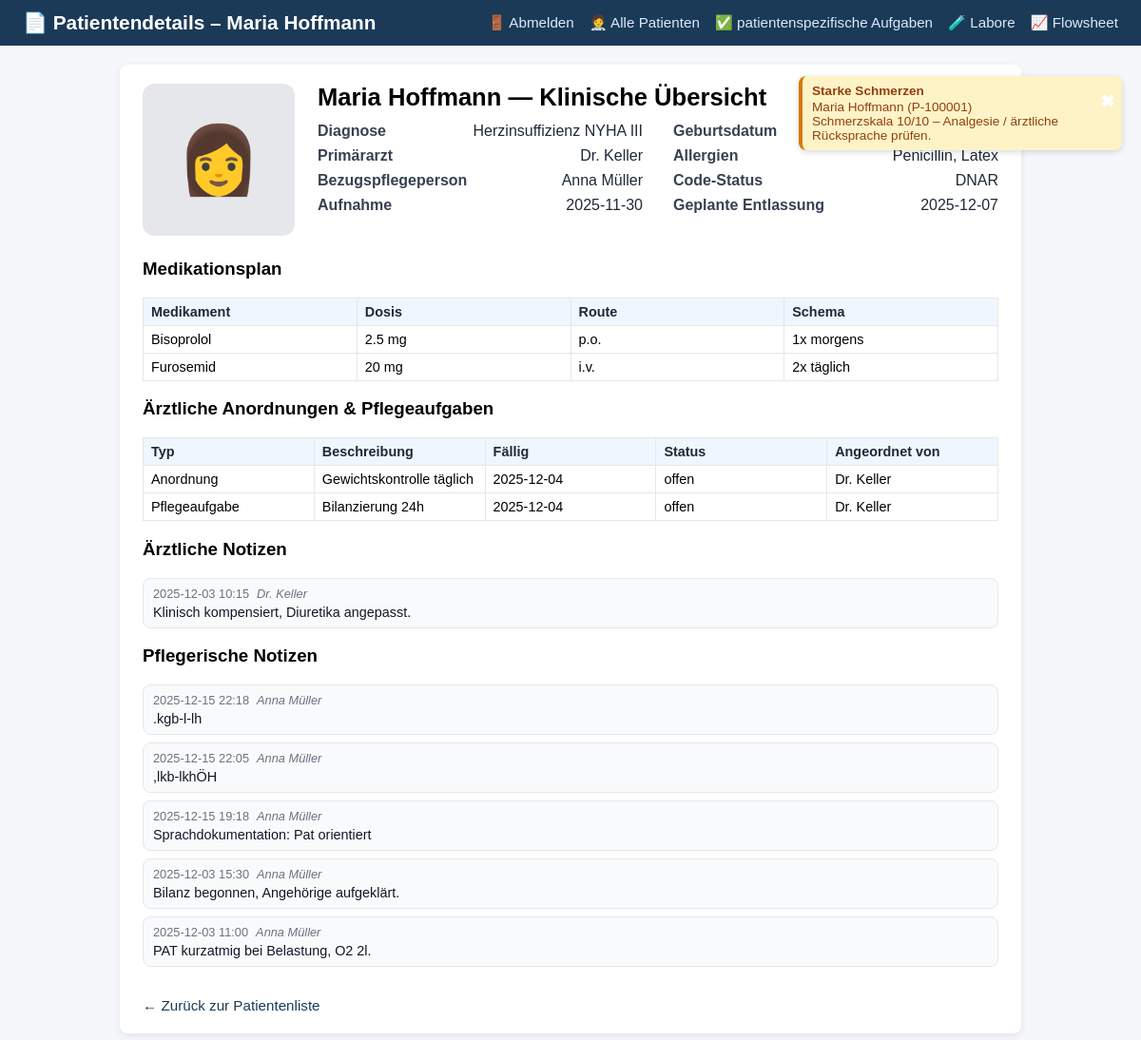
/patient/1, run on the app's committed database.
### tables this page shows
CREATE TABLE patients (
    id INTEGER PRIMARY KEY AUTOINCREMENT,
    patient_identifier TEXT NOT NULL,
    name TEXT NOT NULL,
    gender TEXT,
    dob TEXT,
    room TEXT,
    diagnosis TEXT,
    bezugspflege_id INTEGER,
    allergies TEXT,
    code_status TEXT,
    admission_date TEXT,
    expected_discharge TEXT,
    primary_doctor TEXT,
    photo_filename TEXT,
    FOREIGN KEY (bezugspflege_id) REFERENCES nurses(id)
);

CREATE TABLE nurses (
    id INTEGER PRIMARY KEY AUTOINCREMENT,
    name TEXT NOT NULL
);

CREATE TABLE medications (
    id INTEGER PRIMARY KEY AUTOINCREMENT,
    patient_id INTEGER NOT NULL,
    name TEXT NOT NULL,
    dose TEXT,
    route TEXT,
    schedule TEXT,
    next_due TEXT,
    due_time TEXT,
    completed INTEGER DEFAULT 0,
    given INTEGER DEFAULT 0,
    not_given INTEGER DEFAULT 0,
    last_given_by TEXT,
    last_given_at TEXT,
    FOREIGN KEY (patient_id) REFERENCES patients(id)
);

CREATE TABLE orders (
    id INTEGER PRIMARY KEY AUTOINCREMENT,
    patient_id INTEGER NOT NULL,
    description TEXT NOT NULL,
    due_date TEXT,
    due_time TEXT,
    status TEXT,
    ordered_by TEXT,
    type TEXT,
    completed INTEGER DEFAULT 0,
    FOREIGN KEY (patient_id) REFERENCES patients(id)
);

CREATE TABLE doctor_notes (
    id INTEGER PRIMARY KEY AUTOINCREMENT,
    patient_id INTEGER NOT NULL,
    note TEXT NOT NULL,
    created_at TEXT,
    author TEXT,
    FOREIGN KEY (patient_id) REFERENCES patients(id)
);

CREATE TABLE nurse_notes (
    id INTEGER PRIMARY KEY AUTOINCREMENT,
    patient_id INTEGER NOT NULL,
    note TEXT NOT NULL,
    created_at TEXT,
    author TEXT,
    FOREIGN KEY (patient_id) REFERENCES patients(id)
);

### app.py (the view)
@app.route("/patient/<int:patient_id>", methods=["GET", "POST"])
def patient_detail(patient_id):
    conn = get_connection()
    cur = conn.cursor()
    cur.execute("""
        SELECT
            p.id,
            p.patient_identifier,
            p.name,
            p.gender,
            p.dob,
            p.room,
            p.diagnosis,
            p.bezugspflege_id,
            p.allergies,
            p.code_status,
            p.admission_date,
            p.expected_discharge,
            p.primary_doctor,
            p.photo_filename,
            n.name AS bezugspflege_name
        FROM patients p
        LEFT JOIN nurses n ON p.bezugspflege_id = n.id
        WHERE p.id = ?;
    """, (patient_id,))
    patient = cur.fetchone()
    cur.execute("SELECT id, name FROM nurses ORDER BY name;")
    nurses = cur.fetchall()
    cur.execute("""
        SELECT id, name, dose, route, schedule
        FROM medications
        WHERE patient_id = ?
            AND (given IS NULL OR given = 0)
            AND (not_given IS NULL OR not_given = 0)
        ORDER BY name;
    """, (patient_id,))
    meds = cur.fetchall()
    cur.execute("""
        SELECT description, due_date, status, ordered_by, type
        FROM orders
        WHERE patient_id = ?
        ORDER BY due_date;
    """, (patient_id,))
    orders = cur.fetchall()
    cur.execute("""
        SELECT note, created_at, author
        FROM doctor_notes
        WHERE patient_id = ?
        ORDER BY created_at DESC;
    """, (patient_id,))
    doctor_notes = cur.fetchall()
    cur.execute("""
        SELECT note, created_at, author
        FROM nurse_notes
        WHERE patient_id = ?
        ORDER BY created_at DESC;
    """, (patient_id,))
    nurse_notes = cur.fetchall()
    cur.execute("""
        SELECT alert, severity, created_at
        FROM ai_alerts
        WHERE patient_id = ?
        ORDER BY datetime(created_at) DESC;
    """, (patient_id,))
    alerts = cur.fetchall()
    current_nurse = get_current_nurse(conn)
    conn.close()
    conn.close()
    return render_template(
        "patient_detail.html",
        alerts=alerts,
        current_nurse=current_nurse,
        patient=patient,
        nurses=nurses,
        meds=meds,
        orders=orders,
        doctor_notes=doctor_notes,
        nurse_notes=nurse_notes,
    )

### app.py (called while the page is built, shortened)
def get_connection():
    conn = sqlite3.connect(DB_PATH)
    conn.row_factory = sqlite3.Row
    return conn

def get_current_nurse(conn=None):
    nurse_id = session.get("current_nurse_id")
    if not nurse_id:
        return None

### templates/patient_detail.html (shortened to what this page needs)
<!DOCTYPE html>
<html>
<head>
    <link rel="stylesheet" href="{{ url_for('static', filename='styles.css') }}">
</head>
<body>
<div class="header">
    <div class="header-title">
        <span>📄 Patientendetails – {{ patient.name }}</span>
    </div>
    <div class="nav-links">
        <a href="{{ url_for('logout') }}">🚪 Abmelden</a>
        <a href="{{ url_for('home') }}">🧑‍⚕️ Alle Patienten</a>
        <a href="{{ url_for('tasks_view', patient_id=patient.id) }}">✅ patientenspezifische Aufgaben</a>
        <a href="{{ url_for('labs_view', patient_id=patient.id) }}"><span class="icon">🧪</span> Labore</a>
        <a href="{{ url_for('flowsheet', patient_id=patient.id) }}">📈 Flowsheet</a>
    </div>
</div>
    <div class="container">
<div class="patient-header-block">
    <div class="patient-photo-container">
    {% if patient["photo_filename"] %}
        <img src="{{ url_for('static', filename='uploads/' ~ patient['photo_filename']) }}"
             alt="Patientenfoto"
             class="patient-photo-img">
    {% else %}
        <div class="patient-photo-placeholder">
            {% if patient['gender'] == 'F' %}
                👩
            {% elif patient['gender'] == 'M' %}
                👨
            {% else %}
                🙂
            {% endif %}
        </div>
    {% endif %}
    </div>
    <div class="clinical-info-column">
        <h1 class="patient-header-title">
            {{ patient["name"] }} — Klinische Übersicht</h1>
        <div class="clinical-summary-grid">
            <div class="clinical-col">
                <div class="field-row">
                    <span class="field-label">Diagnose</span>
                    <span class="field-value">{{ patient["diagnosis"] or "—" }}</span>
                </div>
                <div class="field-row">
                    <span class="field-label">Primärarzt</span>
                    <span class="field-value">{{ patient["primary_doctor"] or "—" }}</span>
                </div>
                <div class="field-row">
                    <span class="field-label">Bezugspflegeperson</span>
                    <span class="field-value">{{ patient["bezugspflege_name"] or "—" }}</span>
                </div>
                <div class="field-row">
                    <span class="field-label">Aufnahme</span>
                    <span class="field-value">{{ patient["admission_date"] or "—" }}</span>
                </div>
            </div>
            <div class="clinical-col">
                <div class="field-row">
                    <span class="field-label">Geburtsdatum</span>
                    <span class="field-value">{{ patient["dob"] or "—" }}</span>
                </div>
                <div class="field-row">
                    <span class="field-label">Allergien</span>
                    <span class="field-value">
                        {% if patient["allergies"] %}
                            {{ patient["allergies"] }}
                        {% else %}
                            —
                        {% endif %}
                    </span>
                </div>
                <div class="field-row">
                    <span class="field-label">Code-Status</span>
                    <span class="field-value">
                        {% if patient["code_status"] %}
                            {{ patient["code_status"] }}
                        {% else %}
                            —
                        {% endif %}
                    </span>
                </div>
                <div class="field-row">
                    <span class="field-label">Geplante Entlassung</span>
                    <span class="field-value">{{ patient["expected_discharge"] or "—" }}</span>
                </div>
            </div>
        </div>
    </div>
</div>
<h3>Medikationsplan</h3>
{% if meds %}
    <table class="detail-table">
        <thead>
            <tr>
                <th>Medikament</th>
                <th>Dosis</th>
                <th>Route</th>
                <th>Schema</th>
            </tr>
        </thead>
        <tbody>
            {% for m in meds %}
                <tr>
                    <td>{{ m["name"] }}</td>
                    <td>{{ m["dose"] }}</td>
                    <td>{{ m["route"] }}</td>
                    <td>{{ m["schedule"] }}</td>
                </tr>
            {% endfor %}
        </tbody>
    </table>
{% else %}
    <p>Keine Medikation dokumentiert.</p>
{% endif %}
<h3>Ärztliche Anordnungen & Pflegeaufgaben</h3>
{% if orders %}
    <table class="detail-table">
        <thead>
            <tr>
                <th>Typ</th>
                <th>Beschreibung</th>
                <th>Fällig</th>
                <th>Status</th>
                <th>Angeordnet von</th>
            </tr>
        </thead>
        <tbody>
            {% for o in orders %}
                <tr>
                    <td>{{ o["type"] or "Aufgabe" }}</td>
                    <td>{{ o["description"] }}</td>
                    <td>{{ o["due_date"] or "—" }}</td>
                    <td>{{ o["status"] or "offen" }}</td>
                    <td>{{ o["ordered_by"] or "—" }}</td>
                </tr>
            {% endfor %}
        </tbody>
    </table>
{% else %}
    <p>Keine offenen Anordnungen/Pflegeaufgaben dokumentiert.</p>
{% endif %}
<h3>Ärztliche Notizen</h3>
{% if doctor_notes %}
    <ul class="note-list">
        {% for n in doctor_notes %}
            <li class="note-item">
                <div class="note-meta">
                    <span class="note-time">{{ n["created_at"].replace("T", " ") }}</span>
                    <span class="note-author">{{ n["author"] }}</span>
                </div>
                <div class="note-text">
                    {{ n["note"] }}
                </div>
            </li>
        {% endfor %}
    </ul>
{% else %}
    <p>Keine ärztlichen Notizen dokumentiert.</p>
{% endif %}
<h3>Pflegerische Notizen</h3>
{% if nurse_notes %}
    <ul class="note-list">
        {% for n in nurse_notes %}
            <li class="note-item">
                <div class="note-meta">
                    <span class="note-time">{{ n["created_at"].replace("T", " ") }}</span>
                    <span class="note-author">{{ n["author"] }}</span>
                </div>
                <div class="note-text">
                    {{ n["note"] }}
                </div>
            </li>
        {% endfor %}
    </ul>
{% else %}
    <p>Keine pflegerischen Notizen dokumentiert.</p>
{% endif %}
        <a href="{{ url_for('home') }}" class="back-link">← Zurück zur Patientenliste</a>
    </div>
</body>
</html>

### static/styles.css (style rules this page uses)
body { font-family: Arial, sans-serif; background: #f5f7fa; margin: 0; padding: 0; }
.header { background: #1b3a57; color: white; padding: 12px 24px; display: flex; align-items: center; justify-content: space-between; }
.header-title { display: flex; align-items: center; gap: 10px; font-size: 1.3rem; font-weight: bold; }
.nav-links { display: flex; gap: 16px; }
.nav-links a { color: #dbeafe; text-decoration: none; font-size: 0.95rem; }
.container { width: 80%; max-width: 900px; margin: 20px auto; background: white; padding: 20px 24px; border-radius: 8px; box-shadow: 0 3px 8px rgba(0,0,0,0.08); }
.back-link { display: inline-block; margin-top: 16px; color: #1b3a57; text-decoration: none; font-size: 0.95rem; }
.detail-table { width: 100%; border-collapse: collapse; table-layout: fixed; font-size: 0.9rem; margin-bottom: 16px; }
.detail-table th, .detail-table td { border: 1px solid #e5e7eb; padding: 6px 8px; text-align: left; vertical-align: top; white-space: normal; word-break: break-word; }
.detail-table thead th { background: #eff6ff; font-weight: 600; color: #1f2937; }
.note-list { list-style: none; padding: 0; margin: 0 0 16px 0; }
.note-item { border-radius: 8px; padding: 8px 10px; margin-bottom: 8px; background: #f9fafb; border: 1px solid #e5e7eb; }
.note-meta { font-size: 0.8rem; color: #6b7280; margin-bottom: 4px; display: flex; gap: 8px; flex-wrap: wrap; }
.note-time { font-weight: 500; }
.note-author { font-style: italic; }
.note-text { font-size: 0.9rem; color: #111827; white-space: normal; word-break: break-word; }
.patient-header-block { display: flex; gap: 24px; align-items: flex-start; margin-bottom: 24px; }
.clinical-info-column { flex-grow: 1; }
.patient-header-title { margin: 0 0 12px 0; font-size: 1.6rem; font-weight: bold; }
.clinical-summary-grid { display: grid; grid-template-columns: 1fr 1fr; gap: 16px 32px; }
.clinical-col { display: flex; flex-direction: column; gap: 8px; }
.field-row { display: flex; justify-content: space-between; }
.field-label { font-weight: 600; color: #374151; }
.field-value { text-align: right; color: #1f2937; max-width: 250px; word-wrap: break-word; }
.patient-photo-container { position: relative; width: 160px; height: 160px; border-radius: 12px; overflow: hidden; cursor: pointer; }
.patient-photo-placeholder { width: 100%; height: 100%; background: #e5e7eb; display: flex; justify-content: center; align-items: center; font-size: 70px; border-radius: 12px; }

### data on the page
patients: name "Maria Hoffmann", diagnosis "Herzinsuffizienz NYHA III", primary_doctor "Dr. Keller", admission_date "2025-11-30", allergies "Penicillin, Latex", code_status "DNAR", expected_discharge "2025-12-07"
nurses: name "Anna Müller"
medications: name "Bisoprolol", dose "2.5 mg", route "p.o.", schedule "1x morgens"
medications: name "Furosemid", dose "20 mg", route "i.v.", schedule "2x täglich"
orders: type "Anordnung", description "Gewichtskontrolle täglich", due_date "2025-12-04", status "offen", ordered_by "Dr. Keller"
orders: type "Pflegeaufgabe", description "Bilanzierung 24h", due_date "2025-12-04", status "offen", ordered_by "Dr. Keller"
doctor_notes: created_at.replace "2025-12-03 10:15", author "Dr. Keller", note "Klinisch kompensiert, Diuretika angepasst."
nurse_notes: created_at.replace "2025-12-15 22:18", author "Anna Müller", note ".kgb-l-lh"
nurse_notes: created_at.replace "2025-12-15 22:05", author "Anna Müller", note ",lkb-lkhÖH"
nurse_notes: created_at.replace "2025-12-15 19:18", author "Anna Müller", note "Sprachdokumentation: Pat orientiert"
nurse_notes: created_at.replace "2025-12-03 15:30", author "Anna Müller", note "Bilanz begonnen, Angehörige aufgeklärt."
nurse_notes: created_at.replace "2025-12-03 11:00", author "Anna Müller", note "PAT kurzatmig bei Belastung, O2 2l."
